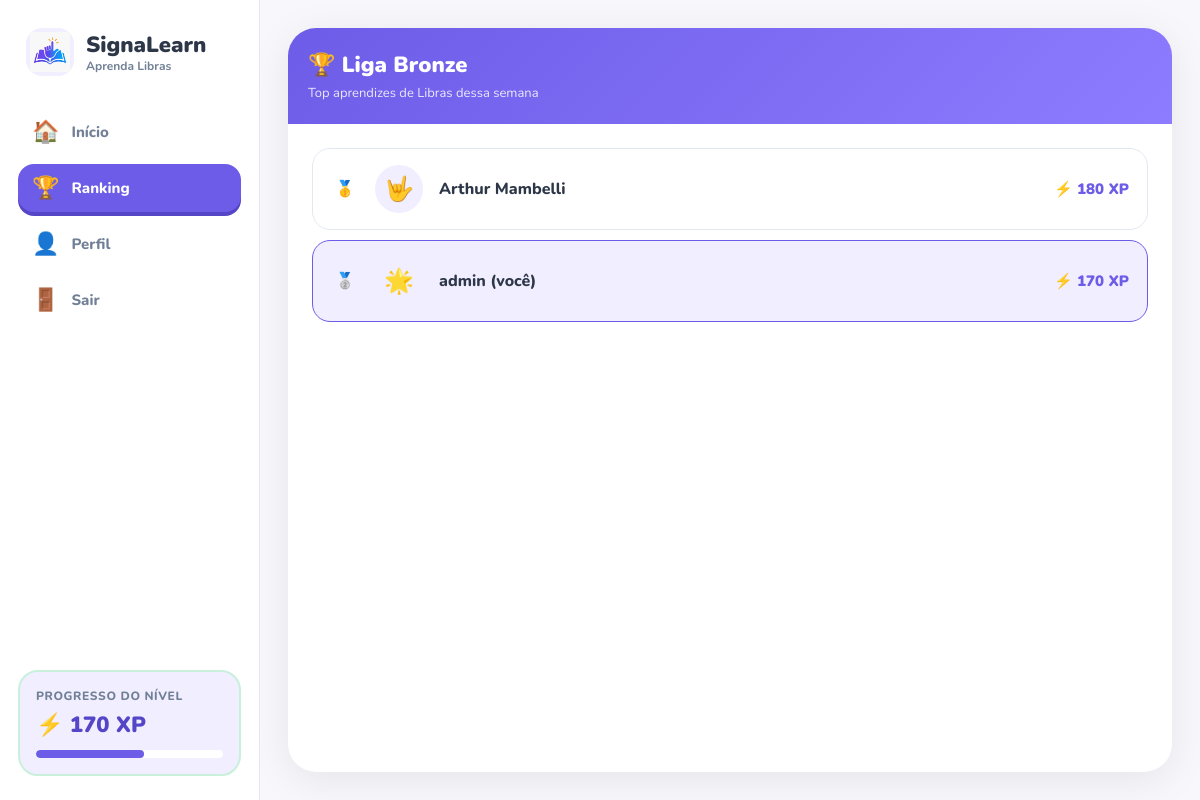
The page /ranking/ (signed in) on the database its author committed.
### core/models.py (models this page shows, shortened)
class UserProfile(models.Model):
    user = models.OneToOneField(User, on_delete=models.CASCADE, related_name='profile')
    xp_total = models.PositiveIntegerField(default=0)
    current_streak = models.PositiveIntegerField(default=0)
    signs_learned = models.PositiveIntegerField(default=0)
    completed_lessons = models.PositiveIntegerField(default=0)
    level = models.PositiveIntegerField(default=1)
    league = models.CharField(max_length=30, default='Bronze')
    last_lesson_date = models.DateField(null=True, blank=True)

### core/views.py (the view)
# urls.py: path('ranking/', views.ranking, name='ranking'),
@never_cache
@login_required
def ranking(request):
    profile_obj = get_user_profile(request.user)
    profiles = UserProfile.objects.select_related('user').order_by('-xp_total')[:10]
    return render(request, 'ranking.html', {
        'active_tab': 'ranking',
        'profile': profile_obj,
        'profiles': profiles,
        'xp_progress_percent': get_xp_progress_percent(profile_obj),
    })

### core/views.py (called while the page is built)
def get_user_profile(user):
    profile_obj, created = UserProfile.objects.get_or_create(user=user)
    return profile_obj

def get_xp_required_for_level(level):
    requirements = {
        1: 100,
        2: 120,
        3: 150,
    }
    return requirements.get(level, 150)

def get_level_from_xp(xp_total):
    level = 1
    remaining_xp = xp_total
    while remaining_xp >= get_xp_required_for_level(level):
        remaining_xp -= get_xp_required_for_level(level)
        level += 1
    return level

def get_current_level_xp(profile_obj):
    remaining_xp = profile_obj.xp_total
    level = 1
    while remaining_xp >= get_xp_required_for_level(level):
        remaining_xp -= get_xp_required_for_level(level)
        level += 1
    return remaining_xp

def get_xp_progress_percent(profile_obj):
    current_level = get_level_from_xp(profile_obj.xp_total)
    current_level_xp = get_current_level_xp(profile_obj)
    xp_required = get_xp_required_for_level(current_level)
    return int((current_level_xp / xp_required) * 100)

### core/templates/ranking.html (shortened to what this page needs)
{% extends 'base.html' %}
{% block content %}
<div class="screen active" id="screen-ranking">
  <div class="rank-header">
    <h2>🏆 Liga {{ user.profile.league }}</h2>
    <p>Top aprendizes de Libras dessa semana</p>
  </div>
  <div class="rank-content">
    {% for profile in profiles %}
      <div class="rank-item {% if profile.user == user %}me{% endif %}">
        <div class="rank-pos">
          {% if forloop.counter == 1 %}
            🥇
          {% elif forloop.counter == 2 %}
            🥈
          {% elif forloop.counter == 3 %}
            🥉
          {% else %}
            {{ forloop.counter }}
          {% endif %}
        </div>
        <div class="rank-avatar">
          {% if profile.user == user %}
            🌟
          {% else %}
            🤟
          {% endif %}
        </div>
        <div class="rank-name">
          {{ profile.user.first_name|default:profile.user.username }}
          {% if profile.user == user %}(você){% endif %}
        </div>
        <div class="rank-xp">⚡ {{ profile.xp_total }} XP</div>
      </div>
    {% empty %}
      <p>Nenhum usuário no ranking ainda.</p>
    {% endfor %}
  </div>
</div>
{% endblock %}

### core/templates/partials/bottom_nav.html
{% load static %}
<aside class="side-nav">
  <div class="brand">
    <div class="brand-icon brand-logo-box">
      <img src="{% static 'LogoPNG.png' %}" alt="Logo SignaLearn" class="brand-logo-img">
    </div>
    <div>
      <div class="brand-name">SignaLearn</div>
      <div class="brand-subtitle">Aprenda Libras</div>
    </div>
  </div>
  <nav class="nav-menu">
  <a href="{% url 'home' %}" class="nav-btn {% if active_tab == 'home' %}active{% endif %}">
    <span class="nav-icon">🏠</span>
    <span>Início</span>
  </a>
  <a href="{% url 'ranking' %}" class="nav-btn {% if active_tab == 'ranking' %}active{% endif %}">
    <span class="nav-icon">🏆</span>
    <span>Ranking</span>
  </a>
  <a href="{% url 'profile' %}" class="nav-btn {% if active_tab == 'profile' %}active{% endif %}">
    <span class="nav-icon">👤</span>
    <span>Perfil</span>
  </a>
  <a href="{% url 'logout' %}" class="nav-btn">
    <span class="nav-icon">🚪</span>
    <span>Sair</span>
  </a>
</nav>
  <div class="side-card">
    <div class="side-card-title">Progresso do nível</div>
    <div class="side-card-xp">⚡ {{ profile.xp_total|default:0 }} XP</div>
    <div class="mini-progress">
      <div class="mini-progress-fill" style="width: {{ xp_progress_percent|default:0 }}%"></div>
    </div>
  </div>
</aside>

### core/static/css/style.css (style rules this page uses)
* { box-sizing: border-box; margin: 0; padding: 0; font-family: 'Nunito', sans-serif; }
:root { --green: #6C5CE7; --green-dark: #5546C8; --green-light: #F0EEFF; --blue: #38A3FF; --blue-light: #EAF5FF; --orange: #FFB84D; --orange-light: #FFF3DC; --red: #E85D5D; --red-light: #FDEAEA; --purple: #6C5CE7; --purple-light: #F0EEFF; --bg: #F7F7FC; --white: #FFFFFF; --text: #2D3748; --muted: #718096; --border: #E2E8F0; --shadow: 0 2px 12px rgba(0,0,0,0.08); }
a { text-decoration: none; color: inherit; }
body { background: var(--bg); min-height: 100vh; color: var(--text); }
.brand-logo-box { overflow: hidden; padding: 4px; }
.brand-logo-img { width: 100%; height: 100%; object-fit: contain; display: block; }
.screen { display: flex; flex-direction: column; min-height: calc(100vh - 56px); background: var(--white); border-radius: 28px; overflow: hidden; box-shadow: 0 8px 40px rgba(0,0,0,0.08); }
.screen.active { display: flex; }
.side-nav { background: var(--white); border-right: 1.5px solid var(--border); padding: 24px 18px; display: flex; flex-direction: column; gap: 28px; position: sticky; top: 0; height: 100vh; }
.brand { display: flex; align-items: center; gap: 12px; padding: 4px 8px; }
.brand-icon { width: 48px; height: 48px; border-radius: 16px; background: var(--green-light); display: flex; align-items: center; justify-content: center; font-size: 26px; }
.brand-name { font-size: 22px; font-weight: 900; color: var(--text); }
.brand-subtitle { font-size: 12px; font-weight: 700; color: var(--muted); margin-top: -2px; }
.nav-menu { display: flex; flex-direction: column; gap: 8px; }
.nav-btn { display: flex; align-items: center; gap: 12px; cursor: pointer; padding: 13px 14px; border-radius: 16px; border: none; background: transparent; color: var(--muted); font-size: 15px; font-weight: 800; font-family: 'Nunito', sans-serif; transition: all 0.15s; }
.nav-btn.active { background: var(--green); color: white; box-shadow: 0 4px 0 var(--green-dark); }
.nav-icon { font-size: 22px; line-height: 1; }
.side-card { margin-top: auto; background: var(--green-light); border: 2px solid #c8f0db; border-radius: 20px; padding: 16px; }
.side-card-title { font-size: 12px; font-weight: 800; color: var(--muted); text-transform: uppercase; letter-spacing: 0.6px; margin-bottom: 6px; }
.side-card-xp { font-size: 22px; font-weight: 900; color: var(--green-dark); margin-bottom: 10px; }
.mini-progress { height: 8px; background: white; border-radius: 999px; overflow: hidden; }
.mini-progress-fill { height: 100%; background: var(--green); border-radius: 999px; }
.rank-header { background: linear-gradient(135deg, #6C5CE7, #8E7CFF); padding: 22px 20px; color: white; }
.rank-header h2 { font-size: 22px; font-weight: 900; }
.rank-header p { font-size: 13px; opacity: 0.85; margin-top: 4px; }
.rank-content { flex: 1; overflow-y: auto; padding: 12px 16px; }
.rank-item { display: flex; align-items: center; gap: 12px; padding: 12px; border-radius: 14px; margin-bottom: 8px; background: var(--white); border: 1.5px solid var(--border); }
.rank-item.me { border-color: var(--green); background: var(--green-light); }
.rank-pos { font-size: 16px; font-weight: 900; width: 28px; text-align: center; color: var(--muted); }
.rank-avatar { width: 40px; height: 40px; border-radius: 50%; display: flex; align-items: center; justify-content: center; font-size: 22px; background: var(--purple-light); flex-shrink: 0; }
.rank-name { flex: 1; font-size: 15px; font-weight: 700; color: var(--text); }
.rank-xp { font-size: 13px; font-weight: 800; color: var(--purple); }
.rank-content { flex: 1; overflow-y: auto; padding: 24px; max-width: 900px; width: 100%; }
.rank-item { display: flex; align-items: center; gap: 16px; padding: 16px 18px; border-radius: 18px; margin-bottom: 10px; background: var(--white); border: 1.5px solid var(--border); }
.rank-avatar { width: 48px; height: 48px; border-radius: 50%; display: flex; align-items: center; justify-content: center; font-size: 24px; background: var(--purple-light); flex-shrink: 0; }
.rank-name { flex: 1; font-size: 16px; font-weight: 800; color: var(--text); }
.rank-xp { font-size: 15px; font-weight: 900; color: var(--purple); }

### rows shown on the page
UserProfile: xp_total "170", user.first_name "admin", shows "(você)"
UserProfile: user.first_name "Arthur Mambelli", xp_total "180"

### other values the page prints
{{ user.profile.league }} "Bronze"
